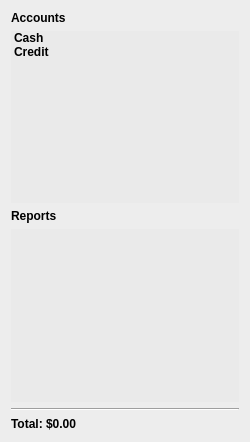
<?xml version="1.0" encoding="UTF-8"?>
<ui version="4.0">
 <class>SideBar</class>
 <widget class="QWidget" name="SideBar">
  <property name="geometry">
   <rect>
    <x>0</x>
    <y>0</y>
    <width>250</width>
    <height>442</height>
   </rect>
  </property>
  <property name="minimumSize">
   <size>
    <width>250</width>
    <height>0</height>
   </size>
  </property>
  <property name="maximumSize">
   <size>
    <width>250</width>
    <height>16777215</height>
   </size>
  </property>
  <property name="palette">
   <palette>
    <active>
     <colorrole role="Base">
      <brush brushstyle="SolidPattern">
       <color alpha="255">
        <red>255</red>
        <green>255</green>
        <blue>255</blue>
       </color>
      </brush>
     </colorrole>
     <colorrole role="Window">
      <brush brushstyle="SolidPattern">
       <color alpha="255">
        <red>237</red>
        <green>237</green>
        <blue>237</blue>
       </color>
      </brush>
     </colorrole>
    </active>
    <inactive>
     <colorrole role="Base">
      <brush brushstyle="SolidPattern">
       <color alpha="255">
        <red>255</red>
        <green>255</green>
        <blue>255</blue>
       </color>
      </brush>
     </colorrole>
     <colorrole role="Window">
      <brush brushstyle="SolidPattern">
       <color alpha="255">
        <red>237</red>
        <green>237</green>
        <blue>237</blue>
       </color>
      </brush>
     </colorrole>
    </inactive>
    <disabled>
     <colorrole role="Base">
      <brush brushstyle="SolidPattern">
       <color alpha="255">
        <red>237</red>
        <green>237</green>
        <blue>237</blue>
       </color>
      </brush>
     </colorrole>
     <colorrole role="Window">
      <brush brushstyle="SolidPattern">
       <color alpha="255">
        <red>237</red>
        <green>237</green>
        <blue>237</blue>
       </color>
      </brush>
     </colorrole>
    </disabled>
   </palette>
  </property>
  <property name="windowTitle">
   <string>Form</string>
  </property>
  <layout class="QVBoxLayout" name="verticalLayout">
   <item>
    <widget class="QFrame" name="frame">
     <property name="minimumSize">
      <size>
       <width>0</width>
       <height>0</height>
      </size>
     </property>
     <property name="maximumSize">
      <size>
       <width>16777215</width>
       <height>16777215</height>
      </size>
     </property>
     <property name="font">
      <font>
       <weight>75</weight>
       <bold>true</bold>
      </font>
     </property>
     <layout class="QGridLayout" name="gridLayout">
      <property name="horizontalSpacing">
       <number>0</number>
      </property>
      <property name="verticalSpacing">
       <number>-1</number>
      </property>
      <property name="margin">
       <number>0</number>
      </property>
      <item row="0" column="0" colspan="2">
       <widget class="QLabel" name="label">
        <property name="font">
         <font>
          <weight>75</weight>
          <bold>true</bold>
         </font>
        </property>
        <property name="text">
         <string>Accounts</string>
        </property>
       </widget>
      </item>
      <item row="1" column="0" colspan="3">
       <widget class="QListWidget" name="accountListWidget">
        <property name="palette">
         <palette>
          <active>
           <colorrole role="Base">
            <brush brushstyle="SolidPattern">
             <color alpha="255">
              <red>234</red>
              <green>234</green>
              <blue>234</blue>
             </color>
            </brush>
           </colorrole>
          </active>
          <inactive>
           <colorrole role="Base">
            <brush brushstyle="SolidPattern">
             <color alpha="255">
              <red>234</red>
              <green>234</green>
              <blue>234</blue>
             </color>
            </brush>
           </colorrole>
          </inactive>
          <disabled>
           <colorrole role="Base">
            <brush brushstyle="SolidPattern">
             <color alpha="255">
              <red>237</red>
              <green>237</green>
              <blue>237</blue>
             </color>
            </brush>
           </colorrole>
          </disabled>
         </palette>
        </property>
        <property name="focusPolicy">
         <enum>Qt::NoFocus</enum>
        </property>
        <property name="frameShape">
         <enum>QFrame::NoFrame</enum>
        </property>
        <property name="frameShadow">
         <enum>QFrame::Plain</enum>
        </property>
        <property name="lineWidth">
         <number>0</number>
        </property>
        <property name="uniformItemSizes">
         <bool>false</bool>
        </property>
        <property name="selectionRectVisible">
         <bool>true</bool>
        </property>
        <item>
         <property name="text">
          <string>Cash</string>
         </property>
        </item>
        <item>
         <property name="text">
          <string>Credit</string>
         </property>
        </item>
       </widget>
      </item>
      <item row="2" column="0" colspan="2">
       <widget class="QLabel" name="label_2">
        <property name="font">
         <font>
          <weight>75</weight>
          <bold>true</bold>
         </font>
        </property>
        <property name="text">
         <string>Reports</string>
        </property>
       </widget>
      </item>
      <item row="3" column="0" colspan="3">
       <widget class="QListWidget" name="reportListWidget">
        <property name="palette">
         <palette>
          <active>
           <colorrole role="Base">
            <brush brushstyle="SolidPattern">
             <color alpha="255">
              <red>234</red>
              <green>234</green>
              <blue>234</blue>
             </color>
            </brush>
           </colorrole>
          </active>
          <inactive>
           <colorrole role="Base">
            <brush brushstyle="SolidPattern">
             <color alpha="255">
              <red>234</red>
              <green>234</green>
              <blue>234</blue>
             </color>
            </brush>
           </colorrole>
          </inactive>
          <disabled>
           <colorrole role="Base">
            <brush brushstyle="SolidPattern">
             <color alpha="255">
              <red>237</red>
              <green>237</green>
              <blue>237</blue>
             </color>
            </brush>
           </colorrole>
          </disabled>
         </palette>
        </property>
        <property name="focusPolicy">
         <enum>Qt::NoFocus</enum>
        </property>
        <property name="frameShape">
         <enum>QFrame::NoFrame</enum>
        </property>
        <property name="frameShadow">
         <enum>QFrame::Plain</enum>
        </property>
        <property name="lineWidth">
         <number>0</number>
        </property>
        <property name="verticalScrollBarPolicy">
         <enum>Qt::ScrollBarAlwaysOff</enum>
        </property>
        <property name="horizontalScrollBarPolicy">
         <enum>Qt::ScrollBarAlwaysOff</enum>
        </property>
        <property name="viewMode">
         <enum>QListView::IconMode</enum>
        </property>
        <property name="wordWrap">
         <bool>true</bool>
        </property>
       </widget>
      </item>
      <item row="6" column="0" colspan="3">
       <widget class="QLabel" name="label_3">
        <property name="text">
         <string>Total: $0.00</string>
        </property>
       </widget>
      </item>
      <item row="4" column="0" colspan="3">
       <widget class="Line" name="line">
        <property name="lineWidth">
         <number>1</number>
        </property>
        <property name="orientation">
         <enum>Qt::Horizontal</enum>
        </property>
       </widget>
      </item>
     </layout>
    </widget>
   </item>
  </layout>
 </widget>
 <resources/>
 <connections/>
</ui>
